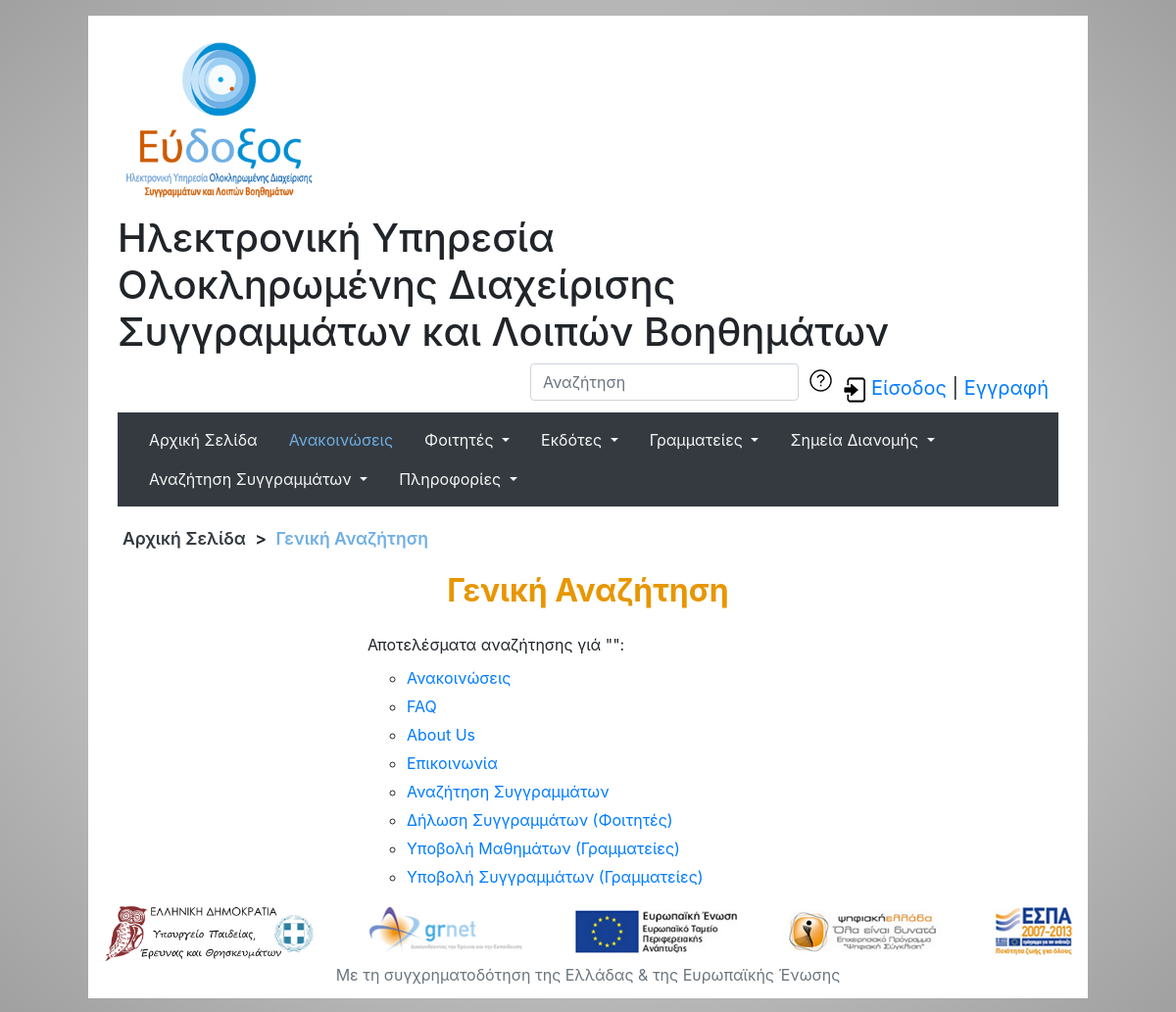
Page /sdi1500102_sdi1500165/php/global_search.php on the committed database.
### tables this page shows
CREATE TABLE IF NOT EXISTS `GLOBAL_SEARCH` (
  `idSearchItem` INT UNSIGNED NOT NULL AUTO_INCREMENT,
  `link` VARCHAR(128) NOT NULL,
  `keywords` VARCHAR(512) NOT NULL,
  `title` VARCHAR(45) NOT NULL,
  PRIMARY KEY (`idSearchItem`));

### sdi1500102_sdi1500165/php/global_search.php (the view, shortened to what this page needs)
<!DOCTYPE html>
<?php $active_page = "Anouncements"; ?>
<html>
<head>
    <link rel="stylesheet" type="text/css" href="/sdi1500102_sdi1500165/css/common.css"/>
    <link rel="stylesheet" type="text/css" href="/sdi1500102_sdi1500165/css/navbar.css"/>
	<link rel="stylesheet" type="text/css" href="/sdi1500102_sdi1500165/css/lib/bootstrap.min.css"/>
</head>
<body>
    <div class="main-container">
        <?php include("headlines.php") ?>
        <?php include("general_navbar.php"); ?>
        <nav class="my_breadcrump">
            <a class="breadcrump_item" href="/sdi1500102_sdi1500165/index.php">Αρχική Σελίδα</a> >
            <a class="breadcrump_item last_item" href="">Γενική Αναζήτηση</a>
        </nav>
        <h2 class="orange_header mb-4">Γενική Αναζήτηση</h2>
        <div class="container w-50">
        <?php
            $nonexistantword = "##############";
            $conn = connectToDB();
            $input_text = $_GET['global_search_str'];
            $input_words = preg_split('/\s+/', $input_text);
            for ($i = 0 ; $i < count($input_words) ; $i++){
                $input_words[$i] = mb_strtolower($input_words[$i]);
            }
            for ($i = count($input_words) ; $i < 10 ; $i++){
                $input_words[$i] = $nonexistantword;
            }
            $sqlQuery = "SELECT link, title FROM GLOBAL_SEARCH WHERE ";
            $first = true;
            for ($i = 0 ; $i < 10 ; $i++) {
                if (!$first)  $sqlQuery .= " OR ";
                $sqlQuery .= " keywords LIKE ? ";
                $first = false;
            }
            $sqlQuery .= ";";
            for ($i = 0 ; $i < 10 ; $i++){
                if ($input_words[$i] != $nonexistantword) $input_words[$i] = '%' . $input_words[$i] . '%';
            }
            $sqlStmt = $conn->prepare($sqlQuery);
            $sqlStmt->bind_param("ssssssssss", $input_words[0], $input_words[1], $input_words[2], $input_words[3], $input_words[4], $input_words[5], $input_words[6], $input_words[7], $input_words[8], $input_words[9]);
            $sqlStmt->execute();
            $results = $sqlStmt->get_result();
            if ($results->num_rows > 0){
                echo "Αποτελέσματα αναζήτησης γιά \"" . $_GET['global_search_str'] . "\":<br>";
                echo "<div class=\"search_results_list\"><ul>";
                while ($row = $results->fetch_assoc()){
                    echo "<li><a href = " . $row['link'] . ">" . $row['title']  . "</a></li>";
                }
                echo "</ul></div>";
            } else {
                echo "Δεν βρέθηκε κάτι γιά \"" . $_GET['global_search_str'] . "\".";
            }
        ?>
        </div>
    </div>
</body>
</html>

### sdi1500102_sdi1500165/php/headlines.php (shortened to what this page needs)
<a href="/sdi1500102_sdi1500165/index.php"><img id="logo" src="/sdi1500102_sdi1500165/images/logo.png"/></a>
<h1 id="title">Ηλεκτρονική Υπηρεσία<br>Ολοκληρωμένης Διαχείρισης<br>Συγγραμμάτων και Λοιπών Βοηθημάτων</h1>
<div id="login_register_div">
    <?php if ( ! isset($_SESSION["userID"]) ) { ?>
        <a id="login" data-toggle="modal" data-target="#loginModal"><img class="pr-1" src="/sdi1500102_sdi1500165/images/login.png"/>Είσοδος</a>
         |
        <a id="register" href="/sdi1500102_sdi1500165/php/register_page.php?userType=student">Εγγραφή</a>
    <?php } else { ?>
    	<form action="/sdi1500102_sdi1500165/index.php" method="POST">
        	<button class="btn btn-outline-secondary" name="logoutSubmit" type="submit"><img class="pr-2" src="/sdi1500102_sdi1500165/images/logout.png"/>Log Out</button>
        </form>
    <?php } ?>
</div>
<img id="global_help" src="/sdi1500102_sdi1500165/images/help_icon.png"/>
<form id="global_search_form" action="/sdi1500102_sdi1500165/php/global_search.php" method="get">
    <input class="form-control" type="text" name="global_search_str" placeholder="Αναζήτηση">
</form>

### sdi1500102_sdi1500165/php/general_navbar.php (shortened to what this page needs)
<?php
function addClassIfActive($active_page, $page){
    if ( $active_page == $page ){
        print "my_active";
    }
}
?>
<nav class="navbar navbar-expand-lg bg-dark general_navbar">
    <ul class="nav mr-auto"  role="navigation">
        <li class="nav-item">
            <a class="nav-link <?php addClassIfActive($active_page, "HomePage"); ?>" href="/sdi1500102_sdi1500165/index.php">Αρχική&nbspΣελίδα</a>
        </li>
        <li class="nav-item">
            <a class="nav-link <?php addClassIfActive($active_page, "Anouncements"); ?>" href="/sdi1500102_sdi1500165/php/announcements.php">Ανακοινώσεις</a>
        </li>
        <li class="nav-item dropdown">
            <a class="nav-link dropdown-toggle" href="#" id="navbarDropdown" role="button" data-toggle="dropdown" aria-haspopup="true" aria-expanded="false">
                Φοιτητές
            </a>
        </li>
        <li class="nav-item dropdown">
            <a class="nav-link dropdown-toggle" href="#" id="navbarDropdown" role="button" data-toggle="dropdown" aria-haspopup="true" aria-expanded="false">
                Εκδότες
            </a>
        </li>
        <li class="nav-item dropdown">
            <a class="nav-link dropdown-toggle" href="#" id="navbarDropdown" role="button" data-toggle="dropdown" aria-haspopup="true" aria-expanded="false">
                Γραμματείες
            </a>
        </li>
        <li class="nav-item dropdown">
            <a class="nav-link dropdown-toggle" href="#" id="navbarDropdown" role="button" data-toggle="dropdown" aria-haspopup="true" aria-expanded="false">
                Σημεία Διανομής
            </a>
        </li>
        <li class="nav-item dropdown">
            <a class="nav-link dropdown-toggle" href="#" id="navbarDropdown" role="button" data-toggle="dropdown" aria-haspopup="true" aria-expanded="false">
                Αναζήτηση Συγγραμμάτων
            </a>
        </li>
        <li class="nav-item dropdown">
            <a class="nav-link dropdown-toggle" href="#" id="navbarDropdown" role="button" data-toggle="dropdown" aria-haspopup="true" aria-expanded="false">
                Πληροφορίες
            </a>
        </li>
    </ul>
</nav>

### sdi1500102_sdi1500165/css/common.css (style rules this page uses)
html { min-height: 100%; position: relative; }
body { background: radial-gradient(#ebebeb, #c5c5c5, #a0a0a0); background-size: cover; background-attachment: fixed; }
.main-container { background-color: white; width: 85%; min-height: 96.6vh; margin-top: 16px; margin-bottom: 16px; margin-left: auto; margin-right: auto; padding: 20px 30px 96px 30px; }
#footer { position: absolute; right: 0; left: 0; text-align: center; bottom: 28px; margin-top: 20px; }
#logo { float: left; max-height: 250px; max-width: 208px; margin-right: 20px; }
#title { margin-top: 10px; float: left; word-wrap: break-word; }
#login_register_div { float: right; margin: 10px; font-size: 125%; }
#global_search_form { float: right; margin-bottom: 10px; }
#global_help { margin: 5px 0px 0px 10px; clear: left; float: right; height: 25; width: 25; cursor: pointer; }
.my_breadcrump { margin: 20px 0px 20px 0px; font-size: 110%; font-weight: 600; }
a.breadcrump_item, p.breadcrump_item { color: #343a40; }
a.breadcrump_item { text-decoration: none; }
.breadcrump_item { display: inline-block; margin: 0px 5px 0px 5px; }
.last_item { color: #6fafe3 !important; }
.text_div h2, h2.orange_header { color: rgb(231, 150, 0); font-weight: 720; font-size: 200%; text-align: center; }
#register, #login { cursor: pointer; color: #007bff; text-decoration: none; }

### sdi1500102_sdi1500165/css/navbar.css (style rules this page uses)
.general_navbar { clear: both; }
.navbar .nav-link { display: inline-block; color: whitesmoke; }
.navbar .nav-link.my_active { color: #6fafe3; }

### sdi1500102_sdi1500165/php/global_search.php (style rules this page uses)
.search_results_list { margin-top: 10px; }
.search_results_list ul li { list-style-type: circle; }
.search_results_list ul li { margin-bottom: 5px; }

### rows in the picture
global_search: title "Ανακοινώσεις"
global_search: title "FAQ"
global_search: title "About Us"
global_search: title "Επικοινωνία"
global_search: title "Αναζήτηση Συγγραμμάτων"
global_search: title "Δήλωση Συγγραμμάτων (Φοιτητές)"
global_search: title "Υποβολή Μαθημάτων (Γραμματείες)"
global_search: title "Υποβολή Συγγραμμάτων (Γραμματείες)"
